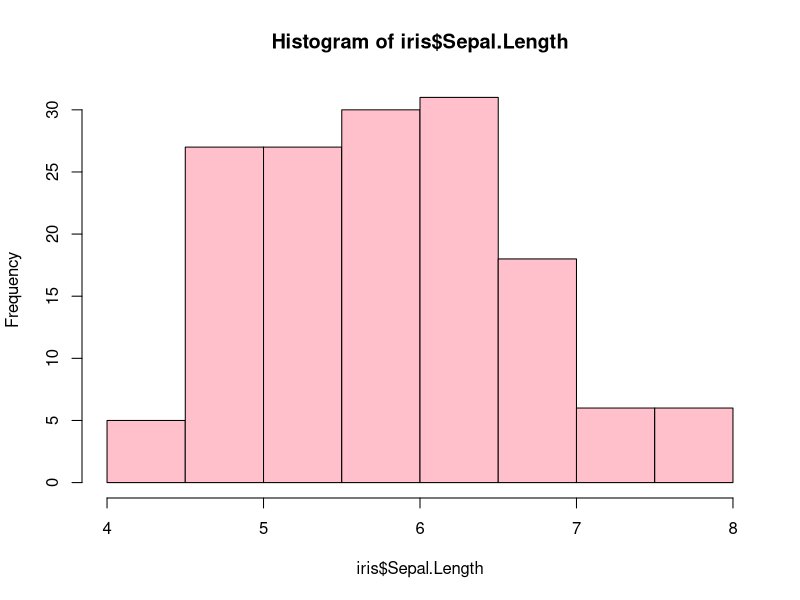
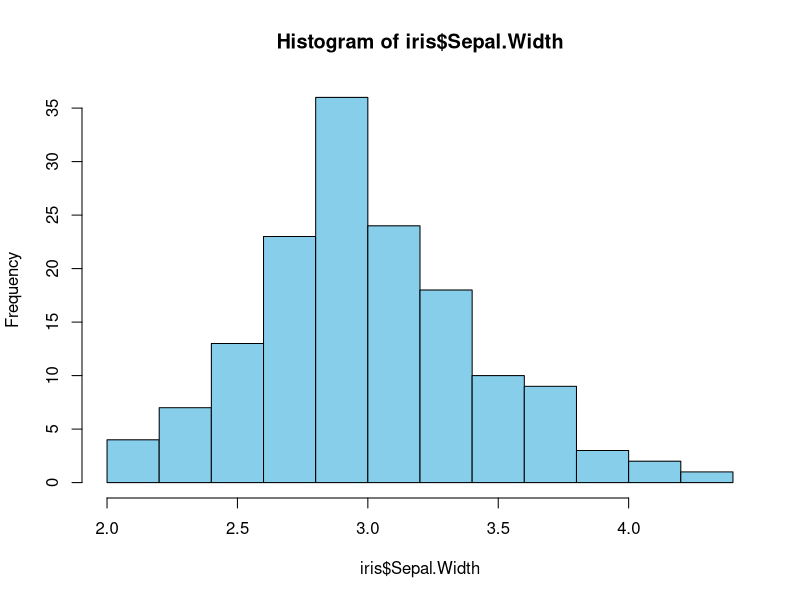
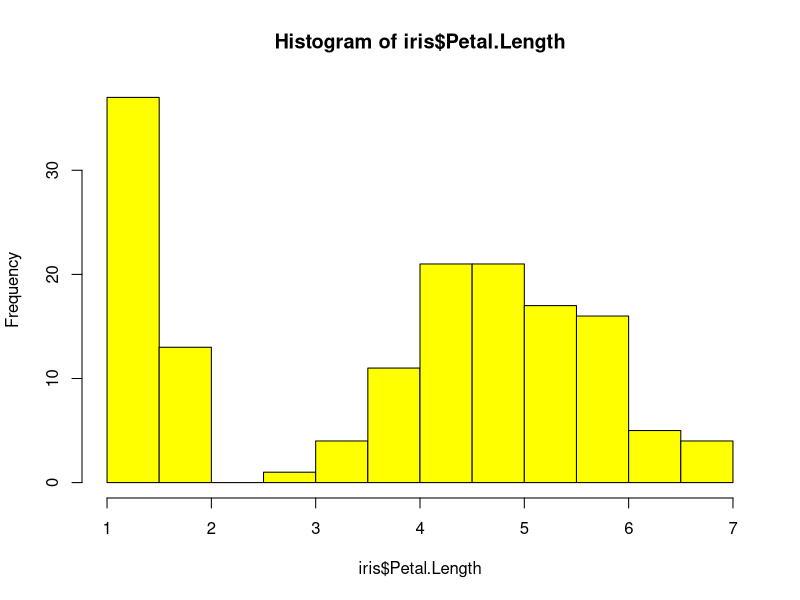
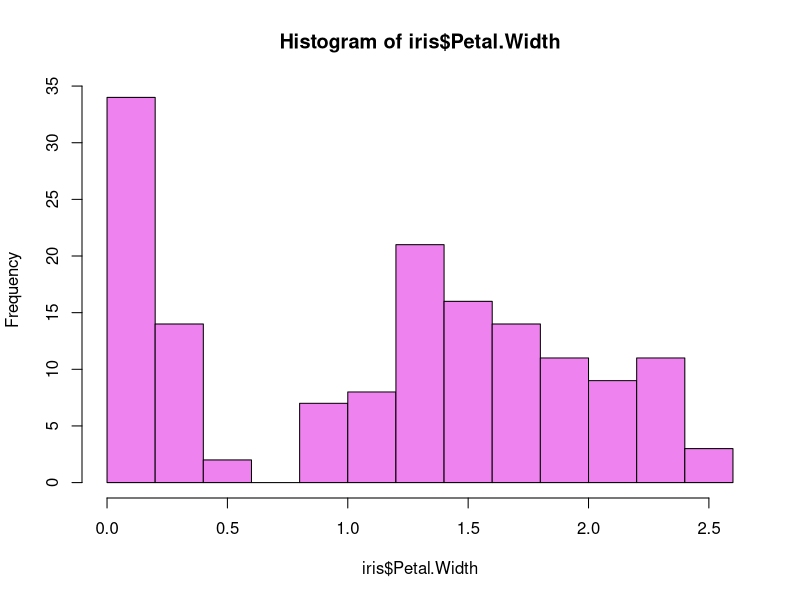

The R source for these figures, in order: (Note: this script raises an error after producing the figures.)
# Task
hist(iris$Sepal.Length,col = "pink")
hist(iris$Sepal.Width,col = "skyblue")
hist(iris$Petal.Length,col = "yellow")
hist(iris$Petal.Width,col = "violet")

a = cut(iris$Sepal.Length, breaks = 10)
b = cut(iris$Sepal.Width, breaks = 10)
count = table(a,b)
c = as.matrix(count)
hist3D(z=c)

barplot(iris$Sepal.Length)
barplot(iris$Sepal.Width)
barplot(iris$Petal.Length)
barplot(iris$Petal.Width)
